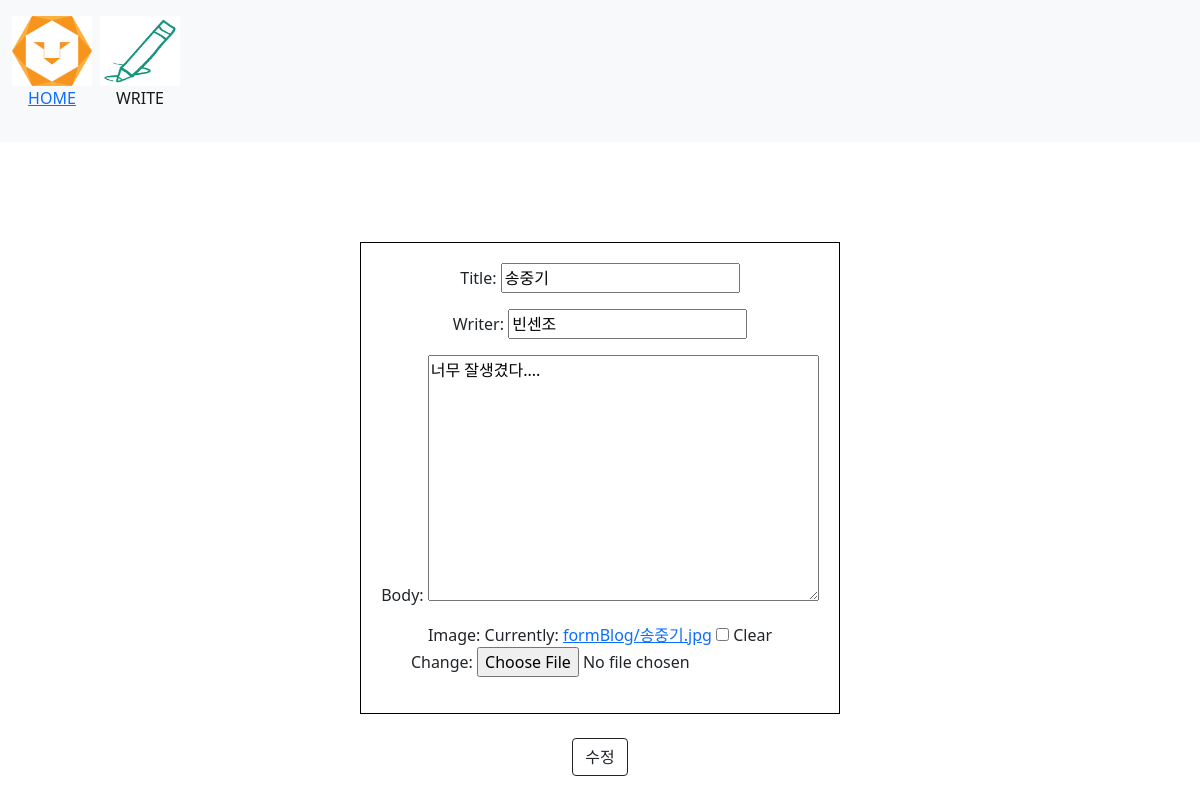
The page /formBlog/edit/81 on the database as committed earlier.
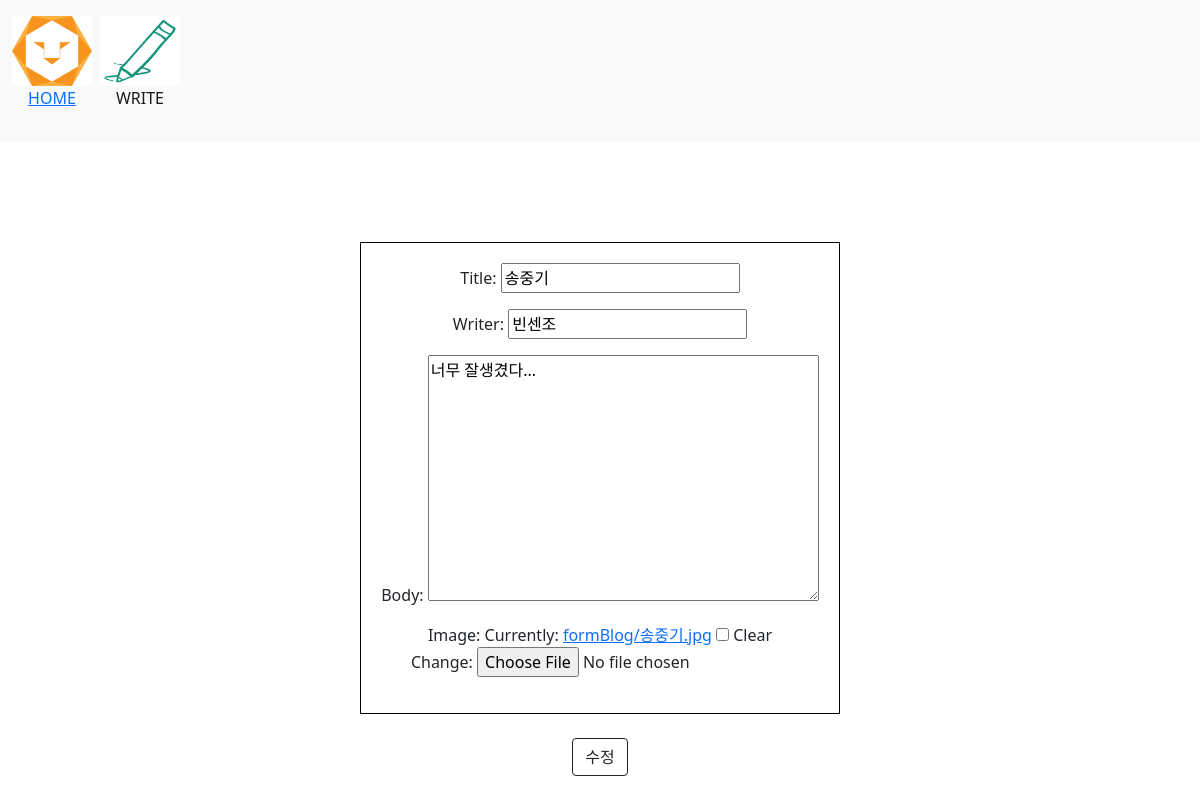
The same page on the database as committed later.
### formBlog/models.py (models this page shows, shortened)
class Blog(models.Model):
    objects = models.Manager()
    title = models.CharField(max_length=200)
    writer = models.CharField(max_length=100)
    pub_date = models.DateTimeField()
    body = models.TextField()
    image = models.ImageField(upload_to = 'formBlog/', blank=True, null=True)
    image_thumbnail = ImageSpecField(source = 'image',processors=[ResizeToFill(120,100)])

### formBlog/views.py (the view, shortened to what this page needs)
# urls.py: path('edit/<str:id>', edit, name="edit"),
def edit(request, id):  # edit.html을 보여줌.
    edit_post = get_object_or_404(Blog, pk=id)
    if request.method == 'GET':
        post_form = BlogForm(instance = edit_post)
        return render(request, 'edit.html', {'blogEdit':post_form})

### formBlog/forms.py
class BlogForm(forms.ModelForm): # 장고에서 지원해주는 forms를 상솓받음
    class Meta: # Blog 모델에 필드를 연결, 이 정보로 BlogForm을 만들어줌. (이름표 역할)
        model = Blog
        fields = ['title', 'writer', 'body', 'image'] # pub_date 빼고는 전부 받아야 함.

### formBlog/templates/edit.html (shortened to what this page needs)
{% extends 'base.html' %}
    {% block content %}
    <body>
        <h1>Update Your Blog</h1><br>
        <form method="post" enctype="multipart/form-data">
            <table style="border: 1px black solid; border-collapse:collapse; margin: auto;">
                <tr><td style="padding: 20px">
                {{blogEdit.as_p}}</td></tr>
            </table><br>
            <button type="submit" class="btn btn-outline-dark">수정</button>
        </form>
    </body>
</html>
{% endblock %}

Rows that differ between the two databases and show on the page:
changed Blog "송중기": body "너무 잘생겼다...." → "너무 잘생겼다..."
